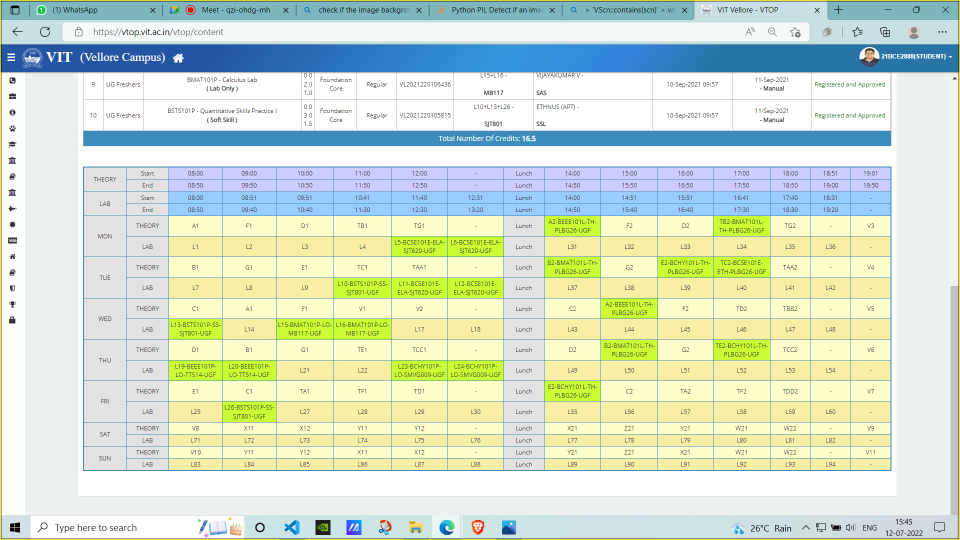
#> input picture Img.png, 1920 x 1080 px (shown at 1/2 size)
$ python Test.py
#> lines starting #> are read from the running program, lines starting #| are printed output that depends on the picture; after the words box and inside, x2 and y2 are one past the last pixel; in counts of white or black regions, pixels touching at a corner belong together
from email import header
from operator import index
from typing import final
import cv2
import numpy as np
import pandas as pd
import matplotlib.pyplot as plt
import csv
import time
print("Start" + str(time.time()))
try:
    from PIL import Image
except ImportError:
    import Image
import pytesseract

pytesseract.pytesseract.tesseract_cmd=r"C:\\Program Files\\Tesseract-OCR\\tesseract.exe"

# def dropNullColumns(df):
#     """
#     This function drops columns containing all null values.
#     :param df: A PySpark DataFrame
#     """

#     null_counts = df.select([sqlf.count(sqlf.when(sqlf.col(c).isNull(), c)).alias(
#         c) for c in df.columns]).collect()[0].asDict()  # 1
#     col_to_drop = [k for k, v in null_counts.items() if v > 0]  # 2
#     df = df.drop(*col_to_drop)  # 3

#     return df

#read your file
file=r'Img.png'
image = cv2.imread(file)
#> image is the input picture: shape (1080, 1920, 3); mean B, G, R 207.2, 224.9, 212
gray=cv2.cvtColor(image,cv2.COLOR_BGR2GRAY)
edged = cv2.Canny(image, 10, 250)
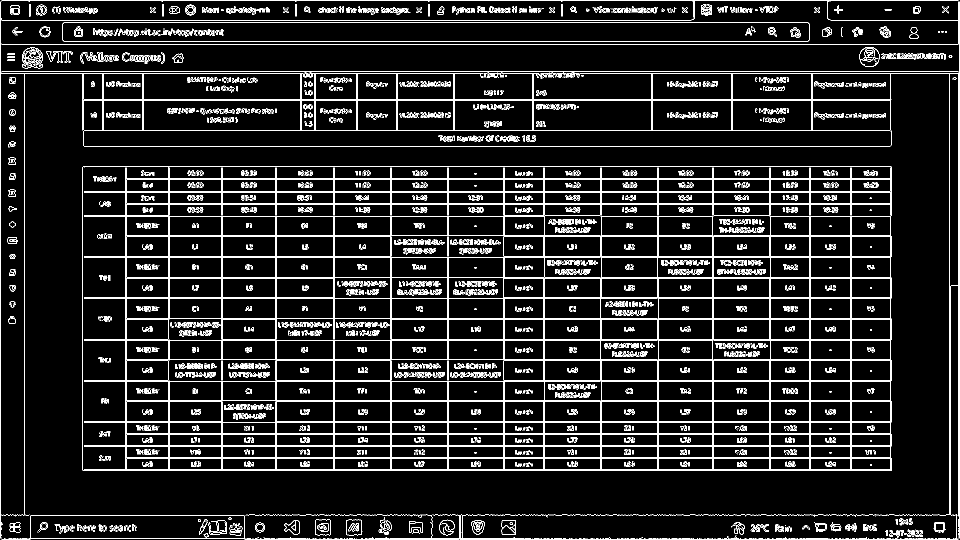
#> edged: shape (1080, 1920) (shown at 1/2 size); 8.2% white in thin lines or dots
(cnts, _) = cv2.findContours(edged.copy(), cv2.RETR_EXTERNAL, cv2.CHAIN_APPROX_SIMPLE)
#> cnts = 1579 contours, 1383 with area under 20; largest, box (x1, y1, x2, y2) and area: (168, 335, 1781, 940) 819579, (3, 145, 1917, 1077) 65670, (125, 45, 1619, 83) 55233, (166, 261, 1783, 293) 50090, (57, 1031, 491, 1078) 19245
idx = 0
l=[]
for c in cnts:
	x,y,w,h = cv2.boundingRect(c)
	if w>50 and h>50:
		idx+=1
		if idx==1:
			new_img=image[y:y+h,x:x+w]
			cv2.imwrite(str(idx) + '.jpeg', new_img)
#> this loop made 1579 passes
#> (x, y, w, h) on passes 1, 2, 11, 30, 36, 40, 47, 55, 59, 769, 771, 1209: (920, 1078, 997, 2), (489, 1078, 430, 2), (1854, 1076, 1, 1), (1700, 1076, 1, 1), (1659, 1076, 1, 1), (1598, 1076, 1, 1), (1531, 1076, 1, 1), (1444, 1076, 1, 1), (1420, 1076, 1, 1), (168, 335, 1613, 605), (165, 332, 1618, 610), (3, 148, 56, 885)
#> (c, x, y, w, h) on passes 3 to 8: ([[3, 1078], [58, 1078], [59, 1079], [60, 1078]], 3, 1078, 58, 2), ([[1915, 1076], [1916, 1076]], 1915, 1076, 2, 1), ([[1906, 1076], [1907, 1076]], 1906, 1076, 2, 1), ([[1894, 1076], [1899, 1076]], 1894, 1076, 6, 1), ([[1876, 1076], [1891, 1076]], 1876, 1076, 16, 1), ([[1870, 1076], [1873, 1076]], 1870, 1076, 4, 1)
#> after the loop, idx = 6
img = cv2.imread("1.jpeg",0)
#> img: shape (605, 1613); min 45, max 255, mean 223.4
img3=cv2.imread("1.jpeg")
img.shape

img_hsv = cv2.cvtColor(img3, cv2.COLOR_BGR2HSV)
#> img_hsv: shape (605, 1613, 3); mean H, S, V 46.8, 72.6, 240.8

hsv_color1 = np.asarray([0, 200, 255])   # white!
hsv_color2 = np.asarray([255, 250, 255])   # yellow! note the order

mask = cv2.inRange(img_hsv, hsv_color1, hsv_color2)
#> mask: shape (605, 1613); 2.1% white in thin lines or dots, all inside (x1, y1, x2, y2) = (171, 99, 1371, 507)

cv2.imwrite("green.png",mask)

file1 = r'green.png'
img2=cv2.imread(file1)

#thresholding the image to a binary image
thresh,img_bin = cv2.threshold(img,128,255,cv2.THRESH_BINARY | cv2.THRESH_OTSU)
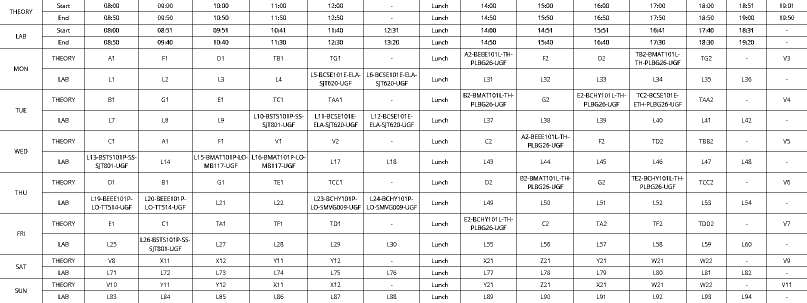
#> img_bin: shape (605, 1613) (shown at 1/2 size); 93.7% white; black in thin lines or dots
#> thresh = 172

#inverting the image
img_bin = 255-img_bin
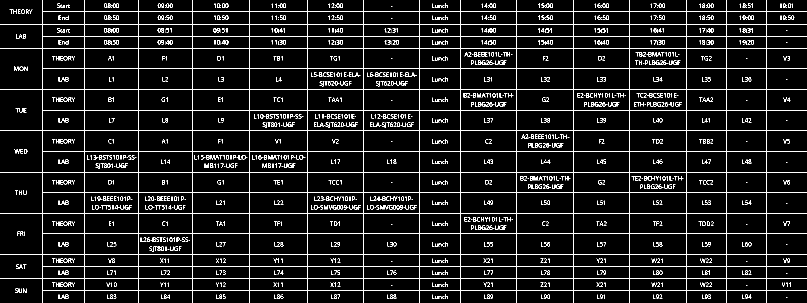
#> img_bin: shape (605, 1613) (shown at 1/2 size); 6.3% white in thin lines or dots
#cv2.imwrite('cv_inverted.png',img_bin)
#Plotting the image to see the output
plotting = plt.imshow(img_bin,cmap='gray')
#plt.show()

# countcol(width) of kernel as 100th of total width
kernel_len = np.array(img).shape[1]//100
#> kernel_len = 16
# Defining a vertical kernel to detect all vertical lines of image
ver_kernel = cv2.getStructuringElement(cv2.MORPH_RECT, (1, kernel_len))
#> ver_kernel = [1, 1, 1, 1, 1, 1, 1, 1, 1, 1, 1, 1, 1, 1, 1, 1]
# Defining a horizontal kernel to detect all horizontal lines of image
hor_kernel = cv2.getStructuringElement(cv2.MORPH_RECT, (kernel_len, 1))
# A kernel of 2x2
kernel = cv2.getStructuringElement(cv2.MORPH_RECT, (2, 2))
#> kernel = [[1, 1], [1, 1]]

#Use vertical kernel to detect and save the vertical lines in a jpg
image_1 = cv2.erode(img_bin, ver_kernel, iterations=3)
#> image_1: shape (605, 1613); 0.93% white in thin lines or dots, all inside (x1, y1, x2, y2) = (84, 0, 1534, 605)
vertical_lines = cv2.dilate(image_1, ver_kernel, iterations=3)
#cv2.imwrite("vertical.jpg",vertical_lines)
#Plot the generated image
plotting = plt.imshow(image_1,cmap='gray')
#plt.show()

#Use horizontal kernel to detect and save the horizontal lines in a jpg
image_2 = cv2.erode(img_bin, hor_kernel, iterations=3)
#> image_2: shape (605, 1613); 2.7% white in thin lines or dots
horizontal_lines = cv2.dilate(image_2, hor_kernel, iterations=3)
#> horizontal_lines: shape (605, 1613); 2.7% white in thin lines or dots
#cv2.imwrite("horizontal.jpg",horizontal_lines)
#Plot the generated image
plotting = plt.imshow(image_2,cmap='gray')
#plt.show()

# Combine horizontal and vertical lines in a new third image, with both having same weight.
img_vh = cv2.addWeighted(vertical_lines, 0.5, horizontal_lines, 0.5, 0.0)
#Eroding and thesholding the image
img_vh = cv2.erode(~img_vh, kernel, iterations=2)
thresh, img_vh = cv2.threshold(img_vh,128,255, cv2.THRESH_BINARY | cv2.THRESH_OTSU)
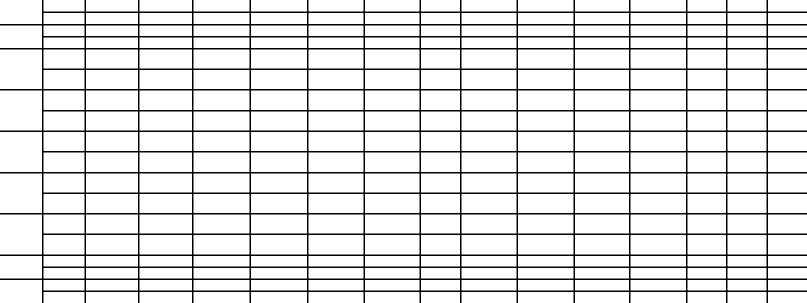
#> img_vh: shape (605, 1613) (shown at 1/2 size); 89.2% white; 1 black region
#> thresh = 127
#cv2.imwrite("img_vh.jpg", img_vh)
bitxor = cv2.bitwise_xor(img,img_vh)
bitnot = cv2.bitwise_not(bitxor)
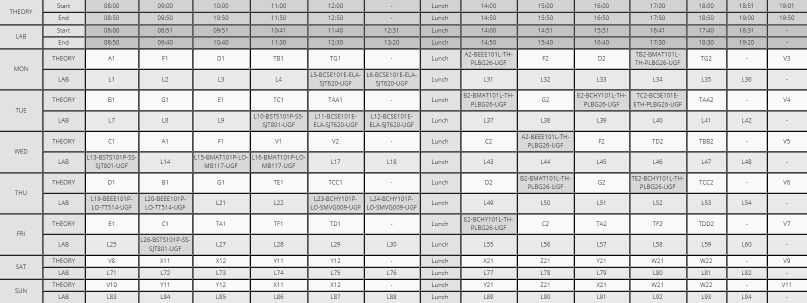
#> bitnot: shape (605, 1613) (shown at 1/2 size); min 0, max 255, mean 209.1
#Plotting the generated image
plotting = plt.imshow(bitnot,cmap='gray')
#plt.show()

# Detect contours for following box detection
contours, hierarchy = cv2.findContours(img_vh, cv2.RETR_TREE, cv2.CHAIN_APPROX_SIMPLE)
#> contours = 279 contours; largest, box (x1, y1, x2, y2) and area: (0, 429, 84, 509) 6557, (0, 264, 84, 344) 6557, (0, 181, 84, 261) 6557, (0, 347, 84, 426) 6474, (0, 99, 84, 178) 6474

def sort_contours(cnts, method="left-to-right"):
    # initialize the reverse flag and sort index
#> called with method = 'top-to-bottom'
    reverse = False
    i = 0
    # handle if we need to sort in reverse
    if method == "right-to-left" or method == "bottom-to-top":
        reverse = True
    # handle if we are sorting against the y-coordinate rather than
    # the x-coordinate of the bounding box
    if method == "top-to-bottom" or method == "bottom-to-top":
        i = 1
    # construct the list of bounding boxes and sort them from top to
    # bottom
    boundingBoxes = [cv2.boundingRect(c) for c in cnts]
#> boundingBoxes = 279 items, first 6: (1536, 584, 77, 21), (1455, 584, 78, 21), (1375, 584, 77, 21), (1261, 584, 111, 21), (1150, 584, 108, 21), (1036, 584, 111, 21)
    (cnts, boundingBoxes) = zip(*sorted(zip(cnts, boundingBoxes),
    key=lambda b:b[1][i], reverse=reverse))
#> cnts = 279 contours; largest, box (x1, y1, x2, y2) and area: (0, 181, 84, 261) 6557, (0, 264, 84, 344) 6557, (0, 429, 84, 509) 6557, (0, 99, 84, 178) 6474, (0, 347, 84, 426) 6474; boundingBoxes = 279 items, first 6: (1536, 0, 77, 23), (1455, 0, 78, 23), (1375, 0, 77, 23), (1261, 0, 111, 23), (1150, 0, 108, 23), (1036, 0, 111, 23)
    # return the list of sorted contours and bounding boxes
    return (cnts, boundingBoxes)

# Sort all the contours by top to bottom.
contours, boundingBoxes = sort_contours(contours, method="top-to-bottom")
#> contours has the same summary as cnts in sort_contours

#Creating a list of heights for all detected boxes
heights = [boundingBoxes[i][3] for i in range(len(boundingBoxes))]
#> heights = 279 values, max 80 at index 108, min 21 at index 31, mean 31.87

#Get mean of heights
mean = np.mean(heights)
#> mean = 31.87

#Create list box to store all boxes in
box = []
# Get position (x,y), width and height for every contour and show the contour on image
for c in contours:
    x, y, w, h = cv2.boundingRect(c)
    if (w<1000 and h<500):
        image = cv2.rectangle(img,(x,y),(x+w,y+h),(0,255,0),2)
        box.append([x,y,w,h])
#> this loop made 279 passes
#> (c, x, y, w, h) on passes 1 to 3: ([[1536, 0], [1536, 22], [1612, 22], [1612, 0]], 1536, 0, 77, 23), ([[1455, 0], [1455, 22], [1532, 22], [1532, 0]], 1455, 0, 78, 23), ([[1375, 0], [1375, 22], [1451, 22], [1451, 0]], 1375, 0, 77, 23)
#> pass 3, `image = cv2.rectangle(img,(x,y),(x+w,y+h),(0,255,0),2)`:
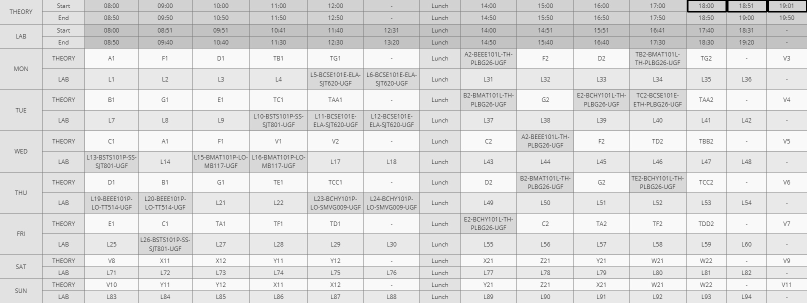
#> image: shape (605, 1613) (shown at 1/2 size); min 0, max 255, mean 223.1
#> after the loop:
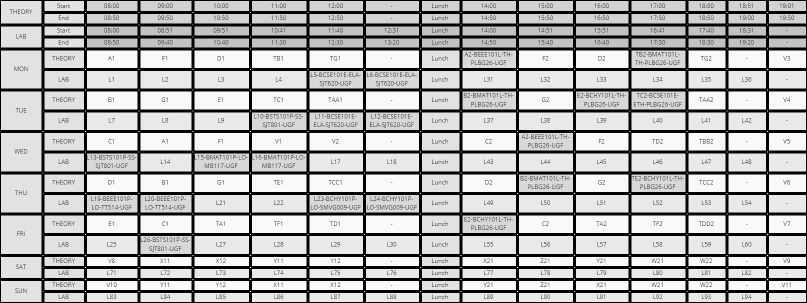
#> img: shape (605, 1613) (shown at 1/2 size); min 0, max 255, mean 177.7
#> after the loop, box = 279 items, first 6: [1536, 0, 77, 23], [1455, 0, 78, 23], [1375, 0, 77, 23], [1261, 0, 111, 23], [1150, 0, 108, 23], [1036, 0, 111, 23]

plotting = plt.imshow(image,cmap='gray')
#plt.show()

#Creating two lists to define row and column in which cell is located
row=[]
column=[]
j=0

#Sorting the boxes to their respective row and column
for i in range(len(box)):

    if(i==0):
        column.append(box[i])
        previous=box[i]

    else:
        if(box[i][1]<=previous[1]+mean/2):
            column.append(box[i])
            previous=box[i]

            if(i==len(box)-1):
                row.append(column)

        else:
            row.append(column)
            column=[]
            previous = box[i]
            column.append(box[i])
#> this loop made 279 passes
#> previous on passes 1 to 12: [1536, 0, 77, 23], [1455, 0, 78, 23], [1375, 0, 77, 23], [1261, 0, 111, 23], [1150, 0, 108, 23], [1036, 0, 111, 23], [923, 0, 110, 23], [842, 0, 78, 23], [730, 0, 109, 23], [617, 0, 110, 23], [502, 0, 112, 23], [387, 0, 112, 23]

#print(column)
#print(row)

#calculating maximum number of cells
countcol = 0
for i in range(len(row)):
    countcol = len(row[i])
    if countcol > countcol:
        countcol = countcol
#> this loop made 18 passes

#Retrieving the center of each column
center = [int(row[i][j][0]+row[i][j][2]/2) for j in range(len(row[i])) if row[0]]

center=np.array(center)
center.sort()
#print(center)
#Regarding the distance to the columns center, the boxes are arranged in respective order

finalboxes = []
for i in range(len(row)):
    lis=[]
    for k in range(countcol):
        lis.append([])
    for j in range(len(row[i])):
        diff = abs(center-(row[i][j][0]+row[i][j][2]/4))
        minimum = min(diff)
        indexing = list(diff).index(minimum)
        lis[indexing].append(row[i][j])
    finalboxes.append(lis)

#print(len(finalboxes))

#from every single image-based cell/box the strings are extracted via pytesseract and stored in a list
outer=[]
for i in range(len(finalboxes)):
    for j in range(len(finalboxes[i])):
        inner=''
        if(len(finalboxes[i][j])==0):
            outer.append(' ')
        else:
            for k in range(len(finalboxes[i][j])):
                y,x,w,h = finalboxes[i][j][k][0],finalboxes[i][j][k][1], finalboxes[i][j][k][2],finalboxes[i][j][k][3]
                finalimg = img2[x:x+h, y:y+w]
#> finalimg: shape (23, 82, 3); every value is 0
                cv2.imwrite("finalimg.png",finalimg)
                Check_img = Image.open("finalimg.png")
                clrs = Check_img.getcolors()
                if len(clrs)==1:
                    inner = "NO"
                else:
                    inner = "YES"


                # [17 lines of commented-out code are left out]

            outer.append(inner)

#Creating a dataframe of the generated OCR list
arr = np.array(outer)
dataframe = pd.DataFrame(arr.reshape(len(row), countcol))
#dataframe = dropNullColumns(dataframe)
nan_value = float("NaN")
dataframe.replace("", nan_value, inplace=True)
dataframe.dropna(how='all', axis=1, inplace=True)
dataframe = dataframe.drop([0,7],axis=1)
dataframe = dataframe.drop([0,1,2,3,14,15,16,17],axis=0)
arr=["Mon:Thry","Mon:Lab","Tue:Thry","Tue:Lab","Wed:Thry","Wed:Lab","Thu:Thry","Thu:Lab","Fri:Thry","Fri:Lab"]
dataframe.insert(0,"0",arr)
#> (the run stopped early here; a loop or call above may not have finished)
